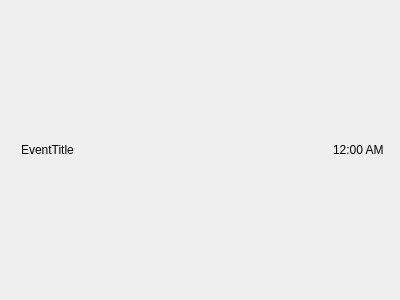
<?xml version="1.0" encoding="UTF-8"?>
<ui version="4.0">
 <class>Form</class>
 <widget class="QWidget" name="Form">
  <property name="geometry">
   <rect>
    <x>0</x>
    <y>0</y>
    <width>400</width>
    <height>300</height>
   </rect>
  </property>
  <property name="windowTitle">
   <string>Form</string>
  </property>
  <layout class="QHBoxLayout" name="horizontalLayout_2">
   <item>
    <widget class="QLabel" name="label">
     <property name="sizePolicy">
      <sizepolicy hsizetype="Expanding" vsizetype="Expanding">
       <horstretch>0</horstretch>
       <verstretch>0</verstretch>
      </sizepolicy>
     </property>
     <property name="minimumSize">
      <size>
       <width>4</width>
       <height>12</height>
      </size>
     </property>
     <property name="maximumSize">
      <size>
       <width>4</width>
       <height>12</height>
      </size>
     </property>
     <property name="styleSheet">
      <string notr="true">background-color: {green}; border-radius: 6px;</string>
     </property>
     <property name="text">
      <string/>
     </property>
    </widget>
   </item>
   <item>
    <layout class="QHBoxLayout" name="horizontalLayout">
     <item>
      <widget class="QLabel" name="label_eventMonthView_eventTitle">
       <property name="sizePolicy">
        <sizepolicy hsizetype="Expanding" vsizetype="Expanding">
         <horstretch>0</horstretch>
         <verstretch>0</verstretch>
        </sizepolicy>
       </property>
       <property name="minimumSize">
        <size>
         <width>0</width>
         <height>16</height>
        </size>
       </property>
       <property name="maximumSize">
        <size>
         <width>600</width>
         <height>16</height>
        </size>
       </property>
       <property name="text">
        <string>EventTitle</string>
       </property>
      </widget>
     </item>
     <item>
      <spacer name="horizontalSpacer">
       <property name="orientation">
        <enum>Qt::Orientation::Horizontal</enum>
       </property>
       <property name="sizeHint" stdset="0">
        <size>
         <width>40</width>
         <height>20</height>
        </size>
       </property>
      </spacer>
     </item>
     <item>
      <widget class="QLabel" name="label_eventMonthView_time">
       <property name="sizePolicy">
        <sizepolicy hsizetype="Expanding" vsizetype="Expanding">
         <horstretch>0</horstretch>
         <verstretch>0</verstretch>
        </sizepolicy>
       </property>
       <property name="minimumSize">
        <size>
         <width>28</width>
         <height>16</height>
        </size>
       </property>
       <property name="maximumSize">
        <size>
         <width>56</width>
         <height>16</height>
        </size>
       </property>
       <property name="text">
        <string>12:00 AM</string>
       </property>
      </widget>
     </item>
    </layout>
   </item>
  </layout>
 </widget>
 <resources/>
 <connections/>
</ui>
